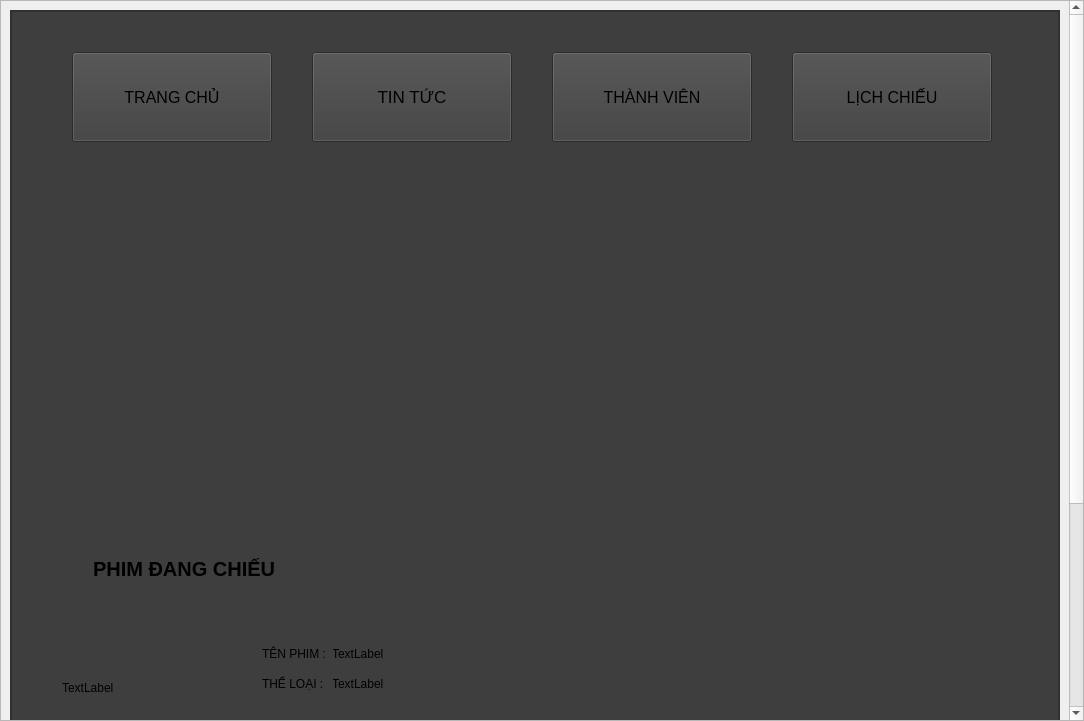
<?xml version="1.0" encoding="UTF-8"?>
<ui version="4.0">
 <class>MainWindow</class>
 <widget class="QMainWindow" name="MainWindow">
  <property name="geometry">
   <rect>
    <x>0</x>
    <y>0</y>
    <width>1084</width>
    <height>721</height>
   </rect>
  </property>
  <property name="windowTitle">
   <string>MainWindow</string>
  </property>
  <widget class="QWidget" name="centralwidget">
   <layout class="QVBoxLayout">
    <property name="spacing">
     <number>0</number>
    </property>
    <property name="leftMargin">
     <number>0</number>
    </property>
    <property name="topMargin">
     <number>0</number>
    </property>
    <property name="rightMargin">
     <number>0</number>
    </property>
    <property name="bottomMargin">
     <number>0</number>
    </property>
    <item>
     <widget class="QScrollArea" name="scrollArea">
      <property name="widgetResizable">
       <bool>true</bool>
      </property>
      <widget class="QWidget" name="scrollAreaWidgetContents">
       <property name="geometry">
        <rect>
         <x>0</x>
         <y>-200</y>
         <width>1061</width>
         <height>1022</height>
        </rect>
       </property>
       <layout class="QVBoxLayout" name="verticalLayout_4">
        <item>
         <widget class="QFrame" name="frame">
          <property name="minimumSize">
           <size>
            <width>1000</width>
            <height>1000</height>
           </size>
          </property>
          <property name="styleSheet">
           <string notr="true">background-color: rgb(62, 62, 62);</string>
          </property>
          <property name="frameShape">
           <enum>QFrame::StyledPanel</enum>
          </property>
          <property name="frameShadow">
           <enum>QFrame::Raised</enum>
          </property>
          <property name="lineWidth">
           <number>0</number>
          </property>
          <layout class="QVBoxLayout" name="verticalLayout">
           <property name="leftMargin">
            <number>0</number>
           </property>
           <property name="topMargin">
            <number>0</number>
           </property>
           <property name="rightMargin">
            <number>0</number>
           </property>
           <property name="bottomMargin">
            <number>0</number>
           </property>
           <item>
            <widget class="QScrollArea" name="scrollArea_2">
             <property name="widgetResizable">
              <bool>true</bool>
             </property>
             <widget class="QWidget" name="scrollAreaWidgetContents_2">
              <property name="geometry">
               <rect>
                <x>0</x>
                <y>0</y>
                <width>1035</width>
                <height>996</height>
               </rect>
              </property>
              <widget class="QPushButton" name="lichchieu">
               <property name="geometry">
                <rect>
                 <x>780</x>
                 <y>40</y>
                 <width>200</width>
                 <height>90</height>
                </rect>
               </property>
               <property name="font">
                <font>
                 <pointsize>12</pointsize>
                </font>
               </property>
               <property name="text">
                <string>LỊCH CHIẾU</string>
               </property>
               <property name="checkable">
                <bool>false</bool>
               </property>
              </widget>
              <widget class="QPushButton" name="thanhvien">
               <property name="geometry">
                <rect>
                 <x>540</x>
                 <y>40</y>
                 <width>200</width>
                 <height>90</height>
                </rect>
               </property>
               <property name="font">
                <font>
                 <pointsize>12</pointsize>
                </font>
               </property>
               <property name="text">
                <string>THÀNH VIÊN</string>
               </property>
               <property name="checkable">
                <bool>false</bool>
               </property>
               <property name="autoRepeat">
                <bool>true</bool>
               </property>
              </widget>
              <widget class="QStackedWidget" name="stackedWidget">
               <property name="geometry">
                <rect>
                 <x>11</x>
                 <y>151</y>
                 <width>979</width>
                 <height>834</height>
                </rect>
               </property>
               <property name="currentIndex">
                <number>0</number>
               </property>
               <widget class="QWidget" name="trangchu_page">
                <widget class="QStackedWidget" name="stackedWidget_2">
                 <property name="geometry">
                  <rect>
                   <x>60</x>
                   <y>20</y>
                   <width>891</width>
                   <height>311</height>
                  </rect>
                 </property>
                 <property name="toolTip">
                  <string>&lt;html&gt;&lt;head/&gt;&lt;body&gt;&lt;p&gt;&lt;img src=&quot;:/newPrefix/phim-chieu-rap-anh-14.png&quot;/&gt;&lt;/p&gt;&lt;/body&gt;&lt;/html&gt;</string>
                 </property>
                 <property name="currentIndex">
                  <number>2</number>
                 </property>
                 <widget class="QWidget" name="page_7">
                  <widget class="QLabel" name="label">
                   <property name="geometry">
                    <rect>
                     <x>330</x>
                     <y>20</y>
                     <width>240</width>
                     <height>270</height>
                    </rect>
                   </property>
                   <property name="text">
                    <string/>
                   </property>
                   <property name="scaledContents">
                    <bool>true</bool>
                   </property>
                  </widget>
                  <widget class="QLabel" name="label_7">
                   <property name="geometry">
                    <rect>
                     <x>30</x>
                     <y>20</y>
                     <width>240</width>
                     <height>270</height>
                    </rect>
                   </property>
                   <property name="text">
                    <string/>
                   </property>
                   <property name="scaledContents">
                    <bool>true</bool>
                   </property>
                  </widget>
                  <widget class="QLabel" name="label_12">
                   <property name="geometry">
                    <rect>
                     <x>630</x>
                     <y>20</y>
                     <width>240</width>
                     <height>270</height>
                    </rect>
                   </property>
                   <property name="text">
                    <string/>
                   </property>
                   <property name="scaledContents">
                    <bool>true</bool>
                   </property>
                  </widget>
                  <widget class="QPushButton" name="pushButton">
                   <property name="geometry">
                    <rect>
                     <x>330</x>
                     <y>20</y>
                     <width>240</width>
                     <height>270</height>
                    </rect>
                   </property>
                   <property name="styleSheet">
                    <string notr="true">QPushButton {
    background-color: rgba(0, 0, 0, 0); /* Nền trong suốt */
    border: none; /* Loại bỏ viền (nếu cần) */
    color: black; /* Màu chữ (có thể thay đổi) */
}
</string>
                   </property>
                   <property name="text">
                    <string>PushButton</string>
                   </property>
                  </widget>
                 </widget>
                 <widget class="QWidget" name="page_8">
                  <widget class="QLabel" name="label_5">
                   <property name="geometry">
                    <rect>
                     <x>330</x>
                     <y>20</y>
                     <width>240</width>
                     <height>270</height>
                    </rect>
                   </property>
                   <property name="text">
                    <string/>
                   </property>
                   <property name="scaledContents">
                    <bool>true</bool>
                   </property>
                  </widget>
                  <widget class="QLabel" name="label_6">
                   <property name="geometry">
                    <rect>
                     <x>30</x>
                     <y>20</y>
                     <width>240</width>
                     <height>270</height>
                    </rect>
                   </property>
                   <property name="text">
                    <string/>
                   </property>
                   <property name="scaledContents">
                    <bool>true</bool>
                   </property>
                  </widget>
                  <widget class="QLabel" name="label_13">
                   <property name="geometry">
                    <rect>
                     <x>630</x>
                     <y>20</y>
                     <width>240</width>
                     <height>270</height>
                    </rect>
                   </property>
                   <property name="text">
                    <string/>
                   </property>
                   <property name="scaledContents">
                    <bool>true</bool>
                   </property>
                  </widget>
                 </widget>
                 <widget class="QWidget" name="page_9">
                  <widget class="QLabel" name="label_14">
                   <property name="geometry">
                    <rect>
                     <x>630</x>
                     <y>20</y>
                     <width>240</width>
                     <height>270</height>
                    </rect>
                   </property>
                   <property name="text">
                    <string/>
                   </property>
                   <property name="scaledContents">
                    <bool>true</bool>
                   </property>
                  </widget>
                  <widget class="QLabel" name="label_15">
                   <property name="geometry">
                    <rect>
                     <x>30</x>
                     <y>20</y>
                     <width>240</width>
                     <height>270</height>
                    </rect>
                   </property>
                   <property name="text">
                    <string/>
                   </property>
                   <property name="scaledContents">
                    <bool>true</bool>
                   </property>
                  </widget>
                  <widget class="QLabel" name="label_16">
                   <property name="geometry">
                    <rect>
                     <x>330</x>
                     <y>20</y>
                     <width>240</width>
                     <height>270</height>
                    </rect>
                   </property>
                   <property name="text">
                    <string/>
                   </property>
                   <property name="scaledContents">
                    <bool>true</bool>
                   </property>
                  </widget>
                 </widget>
                </widget>
                <widget class="QPushButton" name="phai">
                 <property name="geometry">
                  <rect>
                   <x>850</x>
                   <y>150</y>
                   <width>71</width>
                   <height>71</height>
                  </rect>
                 </property>
                 <property name="styleSheet">
                  <string notr="true">QPushButton {
    background-color: rgba(0, 0, 0, 0); /* Nền trong suốt */
    border: none; /* Loại bỏ viền (nếu cần) */
    color: black; /* Màu chữ (có thể thay đổi) */
}
</string>
                 </property>
                 <property name="text">
                  <string/>
                 </property>
                 <property name="checkable">
                  <bool>false</bool>
                 </property>
                 <property name="autoRepeat">
                  <bool>true</bool>
                 </property>
                </widget>
                <widget class="QLabel" name="label_2">
                 <property name="geometry">
                  <rect>
                   <x>850</x>
                   <y>150</y>
                   <width>71</width>
                   <height>71</height>
                  </rect>
                 </property>
                 <property name="text">
                  <string/>
                 </property>
                 <property name="pixmap">
                  <pixmap>C:/Users/hieun/Downloads/right.png.svg</pixmap>
                 </property>
                 <property name="scaledContents">
                  <bool>true</bool>
                 </property>
                </widget>
                <widget class="QLabel" name="label_3">
                 <property name="geometry">
                  <rect>
                   <x>100</x>
                   <y>150</y>
                   <width>71</width>
                   <height>71</height>
                  </rect>
                 </property>
                 <property name="text">
                  <string/>
                 </property>
                 <property name="pixmap">
                  <pixmap>C:/Users/hieun/Downloads/left-arrow.png</pixmap>
                 </property>
                 <property name="scaledContents">
                  <bool>true</bool>
                 </property>
                </widget>
                <widget class="QPushButton" name="trai">
                 <property name="geometry">
                  <rect>
                   <x>100</x>
                   <y>150</y>
                   <width>71</width>
                   <height>71</height>
                  </rect>
                 </property>
                 <property name="styleSheet">
                  <string notr="true">QPushButton {
    background-color: rgba(0, 0, 0, 0); /* Nền trong suốt */
    border: none; /* Loại bỏ viền (nếu cần) */
    color: black; /* Màu chữ (có thể thay đổi) */
}
</string>
                 </property>
                 <property name="text">
                  <string/>
                 </property>
                </widget>
                <widget class="QStackedWidget" name="stackedWidget_3">
                 <property name="geometry">
                  <rect>
                   <x>0</x>
                   <y>420</y>
                   <width>981</width>
                   <height>351</height>
                  </rect>
                 </property>
                 <property name="currentIndex">
                  <number>2</number>
                 </property>
                 <widget class="QWidget" name="page">
                  <widget class="QWidget" name="widget_3" native="true">
                   <property name="geometry">
                    <rect>
                     <x>9</x>
                     <y>50</y>
                     <width>941</width>
                     <height>121</height>
                    </rect>
                   </property>
                   <widget class="QLabel" name="phim1">
                    <property name="geometry">
                     <rect>
                      <x>300</x>
                      <y>0</y>
                      <width>231</width>
                      <height>41</height>
                     </rect>
                    </property>
                    <property name="text">
                     <string>TextLabel</string>
                    </property>
                   </widget>
                   <widget class="QLabel" name="anh1">
                    <property name="geometry">
                     <rect>
                      <x>30</x>
                      <y>0</y>
                      <width>180</width>
                      <height>110</height>
                     </rect>
                    </property>
                    <property name="text">
                     <string>&lt;html&gt;&lt;head/&gt;&lt;body&gt;&lt;p&gt;&lt;img src=&quot;:/newPrefix/phim-chieu-rap-anh-14.png&quot;/&gt;&lt;/p&gt;&lt;/body&gt;&lt;/html&gt;</string>
                    </property>
                    <property name="scaledContents">
                     <bool>true</bool>
                    </property>
                   </widget>
                   <widget class="QLabel" name="phim1_2">
                    <property name="geometry">
                     <rect>
                      <x>300</x>
                      <y>30</y>
                      <width>231</width>
                      <height>41</height>
                     </rect>
                    </property>
                    <property name="text">
                     <string>TextLabel</string>
                    </property>
                   </widget>
                   <widget class="QPushButton" name="pushButton_8">
                    <property name="geometry">
                     <rect>
                      <x>460</x>
                      <y>90</y>
                      <width>93</width>
                      <height>28</height>
                     </rect>
                    </property>
                    <property name="styleSheet">
                     <string notr="true">
color: rgb(0, 0, 0);
background-color: rgb(85, 85, 255);</string>
                    </property>
                    <property name="text">
                     <string>ĐẶT VÉ</string>
                    </property>
                   </widget>
                   <widget class="QLabel" name="label_8">
                    <property name="geometry">
                     <rect>
                      <x>230</x>
                      <y>10</y>
                      <width>71</width>
                      <height>21</height>
                     </rect>
                    </property>
                    <property name="text">
                     <string>TÊN PHIM :</string>
                    </property>
                   </widget>
                   <widget class="QLabel" name="label_10">
                    <property name="geometry">
                     <rect>
                      <x>230</x>
                      <y>40</y>
                      <width>71</width>
                      <height>21</height>
                     </rect>
                    </property>
                    <property name="text">
                     <string>THỂ LOẠI :</string>
                    </property>
                   </widget>
                   <widget class="QPushButton" name="chuyenphim">
                    <property name="geometry">
                     <rect>
                      <x>230</x>
                      <y>10</y>
                      <width>391</width>
                      <height>28</height>
                     </rect>
                    </property>
                    <property name="styleSheet">
                     <string notr="true">QPushButton {
    background-color: rgba(0, 0, 0, 0); /* Nền trong suốt */
    border: none; /* Loại bỏ viền (nếu cần) */
    color: black; /* Màu chữ (có thể thay đổi) */
}
</string>
                    </property>
                    <property name="text">
                     <string/>
                    </property>
                   </widget>
                   <widget class="QPushButton" name="chuyenhinhanh">
                    <property name="geometry">
                     <rect>
                      <x>30</x>
                      <y>0</y>
                      <width>180</width>
                      <height>110</height>
                     </rect>
                    </property>
                    <property name="styleSheet">
                     <string notr="true">QPushButton {
    background-color: rgba(0, 0, 0, 0); /* Nền trong suốt */
    border: none; /* Loại bỏ viền (nếu cần) */
    color: black; /* Màu chữ (có thể thay đổi) */
}
</string>
                    </property>
                    <property name="text">
                     <string/>
                    </property>
                   </widget>
                  </widget>
                  <widget class="QWidget" name="widget_4" native="true">
                   <property name="geometry">
                    <rect>
                     <x>10</x>
                     <y>190</y>
                     <width>941</width>
                     <height>121</height>
                    </rect>
                   </property>
                   <widget class="QLabel" name="anh2">
                    <property name="geometry">
                     <rect>
                      <x>30</x>
                      <y>0</y>
                      <width>180</width>
                      <height>110</height>
                     </rect>
                    </property>
                    <property name="text">
                     <string>TextLabel</string>
                    </property>
                    <property name="scaledContents">
                     <bool>true</bool>
                    </property>
                   </widget>
                   <widget class="QPushButton" name="pushButton_5">
                    <property name="geometry">
                     <rect>
                      <x>460</x>
                      <y>90</y>
                      <width>93</width>
                      <height>28</height>
                     </rect>
                    </property>
                    <property name="styleSheet">
                     <string notr="true">
color: rgb(0, 0, 0);
background-color: rgb(85, 85, 255);</string>
                    </property>
                    <property name="text">
                     <string>ĐẶT VÉ</string>
                    </property>
                   </widget>
                   <widget class="QLabel" name="phim2_1">
                    <property name="geometry">
                     <rect>
                      <x>300</x>
                      <y>30</y>
                      <width>231</width>
                      <height>41</height>
                     </rect>
                    </property>
                    <property name="text">
                     <string>TextLabel</string>
                    </property>
                   </widget>
                   <widget class="QLabel" name="phim2">
                    <property name="geometry">
                     <rect>
                      <x>300</x>
                      <y>0</y>
                      <width>231</width>
                      <height>41</height>
                     </rect>
                    </property>
                    <property name="text">
                     <string>TextLabel</string>
                    </property>
                   </widget>
                   <widget class="QLabel" name="label_9">
                    <property name="geometry">
                     <rect>
                      <x>230</x>
                      <y>10</y>
                      <width>71</width>
                      <height>21</height>
                     </rect>
                    </property>
                    <property name="text">
                     <string>TÊN PHIM :</string>
                    </property>
                   </widget>
                   <widget class="QLabel" name="label_11">
                    <property name="geometry">
                     <rect>
                      <x>230</x>
                      <y>40</y>
                      <width>71</width>
                      <height>21</height>
                     </rect>
                    </property>
                    <property name="text">
                     <string>THỂ LOẠI :</string>
                    </property>
                   </widget>
                  </widget>
                 </widget>
                 <widget class="QWidget" name="page_3">
                  <widget class="QWidget" name="widget_5" native="true">
                   <property name="geometry">
                    <rect>
                     <x>9</x>
                     <y>50</y>
                     <width>941</width>
                     <height>121</height>
                    </rect>
                   </property>
                   <widget class="QLabel" name="phim1_3">
                    <property name="geometry">
                     <rect>
                      <x>300</x>
                      <y>0</y>
                      <width>231</width>
                      <height>41</height>
                     </rect>
                    </property>
                    <property name="text">
                     <string>TextLabel</string>
                    </property>
                   </widget>
                   <widget class="QLabel" name="anh1_2">
                    <property name="geometry">
                     <rect>
                      <x>30</x>
                      <y>0</y>
                      <width>180</width>
                      <height>110</height>
                     </rect>
                    </property>
                    <property name="text">
                     <string>TextLabel</string>
                    </property>
                    <property name="scaledContents">
                     <bool>true</bool>
                    </property>
                   </widget>
                   <widget class="QLabel" name="phim1_4">
                    <property name="geometry">
                     <rect>
                      <x>300</x>
                      <y>30</y>
                      <width>231</width>
                      <height>41</height>
                     </rect>
                    </property>
                    <property name="text">
                     <string>TextLabel</string>
                    </property>
                   </widget>
                   <widget class="QPushButton" name="pushButton_9">
                    <property name="geometry">
                     <rect>
                      <x>460</x>
                      <y>90</y>
                      <width>93</width>
                      <height>28</height>
                     </rect>
                    </property>
                    <property name="styleSheet">
                     <string notr="true">
color: rgb(0, 0, 0);
background-color: rgb(85, 85, 255);</string>
                    </property>
                    <property name="text">
                     <string>ĐẶT VÉ</string>
                    </property>
                   </widget>
                   <widget class="QLabel" name="label_17">
                    <property name="geometry">
                     <rect>
                      <x>230</x>
                      <y>40</y>
                      <width>71</width>
                      <height>21</height>
                     </rect>
                    </property>
                    <property name="text">
                     <string>THỂ LOẠI :</string>
                    </property>
                   </widget>
                   <widget class="QLabel" name="label_21">
                    <property name="geometry">
                     <rect>
                      <x>230</x>
                      <y>10</y>
                      <width>71</width>
                      <height>21</height>
                     </rect>
                    </property>
                    <property name="text">
                     <string>TÊN PHIM :</string>
                    </property>
                   </widget>
                  </widget>
                  <widget class="QWidget" name="widget_6" native="true">
                   <property name="geometry">
                    <rect>
                     <x>10</x>
                     <y>190</y>
                     <width>941</width>
                     <height>121</height>
                    </rect>
                   </property>
                   <widget class="QLabel" name="phim1_5">
                    <property name="geometry">
                     <rect>
                      <x>300</x>
                      <y>0</y>
                      <width>231</width>
                      <height>41</height>
                     </rect>
                    </property>
                    <property name="text">
                     <string>TextLabel</string>
                    </property>
                   </widget>
                   <widget class="QLabel" name="anh1_3">
                    <property name="geometry">
                     <rect>
                      <x>30</x>
                      <y>0</y>
                      <width>180</width>
                      <height>110</height>
                     </rect>
                    </property>
                    <property name="text">
                     <string>TextLabel</string>
                    </property>
                    <property name="scaledContents">
                     <bool>true</bool>
                    </property>
                   </widget>
                   <widget class="QLabel" name="phim1_6">
                    <property name="geometry">
                     <rect>
                      <x>300</x>
                      <y>30</y>
                      <width>231</width>
                      <height>41</height>
                     </rect>
                    </property>
                    <property name="text">
                     <string>TextLabel</string>
                    </property>
                   </widget>
                   <widget class="QPushButton" name="pushButton_10">
                    <property name="geometry">
                     <rect>
                      <x>460</x>
                      <y>90</y>
                      <width>93</width>
                      <height>28</height>
                     </rect>
                    </property>
                    <property name="styleSheet">
                     <string notr="true">
color: rgb(0, 0, 0);
background-color: rgb(85, 85, 255);</string>
                    </property>
                    <property name="text">
                     <string>ĐẶT VÉ</string>
                    </property>
                   </widget>
                   <widget class="QLabel" name="label_18">
                    <property name="geometry">
                     <rect>
                      <x>230</x>
                      <y>40</y>
                      <width>71</width>
                      <height>21</height>
                     </rect>
                    </property>
                    <property name="text">
                     <string>THỂ LOẠI :</string>
                    </property>
                   </widget>
                   <widget class="QLabel" name="label_22">
                    <property name="geometry">
                     <rect>
                      <x>230</x>
                      <y>10</y>
                      <width>71</width>
                      <height>21</height>
                     </rect>
                    </property>
                    <property name="text">
                     <string>TÊN PHIM :</string>
                    </property>
                   </widget>
                  </widget>
                 </widget>
                 <widget class="QWidget" name="page_2">
                  <widget class="QWidget" name="widget_7" native="true">
                   <property name="geometry">
                    <rect>
                     <x>9</x>
                     <y>50</y>
                     <width>941</width>
                     <height>121</height>
                    </rect>
                   </property>
                   <widget class="QLabel" name="phim1_7">
                    <property name="geometry">
                     <rect>
                      <x>300</x>
                      <y>0</y>
                      <width>231</width>
                      <height>41</height>
                     </rect>
                    </property>
                    <property name="text">
                     <string>TextLabel</string>
                    </property>
                   </widget>
                   <widget class="QLabel" name="anh1_4">
                    <property name="geometry">
                     <rect>
                      <x>30</x>
                      <y>0</y>
                      <width>180</width>
                      <height>110</height>
                     </rect>
                    </property>
                    <property name="text">
                     <string>TextLabel</string>
                    </property>
                    <property name="scaledContents">
                     <bool>true</bool>
                    </property>
                   </widget>
                   <widget class="QLabel" name="phim1_8">
                    <property name="geometry">
                     <rect>
                      <x>300</x>
                      <y>30</y>
                      <width>231</width>
                      <height>41</height>
                     </rect>
                    </property>
                    <property name="text">
                     <string>TextLabel</string>
                    </property>
                   </widget>
                   <widget class="QPushButton" name="pushButton_11">
                    <property name="geometry">
                     <rect>
                      <x>460</x>
                      <y>90</y>
                      <width>93</width>
                      <height>28</height>
                     </rect>
                    </property>
                    <property name="styleSheet">
                     <string notr="true">
color: rgb(0, 0, 0);
background-color: rgb(85, 85, 255);</string>
                    </property>
                    <property name="text">
                     <string>ĐẶT VÉ</string>
                    </property>
                   </widget>
                   <widget class="QLabel" name="label_19">
                    <property name="geometry">
                     <rect>
                      <x>230</x>
                      <y>40</y>
                      <width>71</width>
                      <height>21</height>
                     </rect>
                    </property>
                    <property name="text">
                     <string>THỂ LOẠI :</string>
                    </property>
                   </widget>
                   <widget class="QLabel" name="label_23">
                    <property name="geometry">
                     <rect>
                      <x>230</x>
                      <y>10</y>
                      <width>71</width>
                      <height>21</height>
                     </rect>
                    </property>
                    <property name="text">
                     <string>TÊN PHIM :</string>
                    </property>
                   </widget>
                  </widget>
                  <widget class="QWidget" name="widget_8" native="true">
                   <property name="geometry">
                    <rect>
                     <x>10</x>
                     <y>190</y>
                     <width>941</width>
                     <height>121</height>
                    </rect>
                   </property>
                   <widget class="QLabel" name="phim1_9">
                    <property name="geometry">
                     <rect>
                      <x>300</x>
                      <y>0</y>
                      <width>231</width>
                      <height>41</height>
                     </rect>
                    </property>
                    <property name="text">
                     <string>TextLabel</string>
                    </property>
                   </widget>
                   <widget class="QLabel" name="anh1_5">
                    <property name="geometry">
                     <rect>
                      <x>30</x>
                      <y>0</y>
                      <width>180</width>
                      <height>110</height>
                     </rect>
                    </property>
                    <property name="text">
                     <string>TextLabel</string>
                    </property>
                    <property name="scaledContents">
                     <bool>true</bool>
                    </property>
                   </widget>
                   <widget class="QLabel" name="phim1_10">
                    <property name="geometry">
                     <rect>
                      <x>300</x>
                      <y>30</y>
                      <width>231</width>
                      <height>41</height>
                     </rect>
                    </property>
                    <property name="text">
                     <string>TextLabel</string>
                    </property>
                   </widget>
                   <widget class="QPushButton" name="pushButton_12">
                    <property name="geometry">
                     <rect>
                      <x>460</x>
                      <y>90</y>
                      <width>93</width>
                      <height>28</height>
                     </rect>
                    </property>
                    <property name="styleSheet">
                     <string notr="true">
color: rgb(0, 0, 0);
background-color: rgb(85, 85, 255);</string>
                    </property>
                    <property name="text">
                     <string>ĐẶT VÉ</string>
                    </property>
                   </widget>
                   <widget class="QLabel" name="label_20">
                    <property name="geometry">
                     <rect>
                      <x>230</x>
                      <y>40</y>
                      <width>71</width>
                      <height>21</height>
                     </rect>
                    </property>
                    <property name="text">
                     <string>THỂ LOẠI :</string>
                    </property>
                   </widget>
                   <widget class="QLabel" name="label_24">
                    <property name="geometry">
                     <rect>
                      <x>230</x>
                      <y>10</y>
                      <width>71</width>
                      <height>21</height>
                     </rect>
                    </property>
                    <property name="text">
                     <string>TÊN PHIM :</string>
                    </property>
                   </widget>
                  </widget>
                 </widget>
                </widget>
                <widget class="QPushButton" name="pushButton_6">
                 <property name="geometry">
                  <rect>
                   <x>360</x>
                   <y>790</y>
                   <width>93</width>
                   <height>30</height>
                  </rect>
                 </property>
                 <property name="styleSheet">
                  <string notr="true">background-color: rgb(85, 170, 255);</string>
                 </property>
                 <property name="text">
                  <string>1</string>
                 </property>
                </widget>
                <widget class="QPushButton" name="pushButton_7">
                 <property name="geometry">
                  <rect>
                   <x>460</x>
                   <y>790</y>
                   <width>93</width>
                   <height>30</height>
                  </rect>
                 </property>
                 <property name="styleSheet">
                  <string notr="true">background-color: rgb(85, 170, 255);</string>
                 </property>
                 <property name="text">
                  <string>2</string>
                 </property>
                </widget>
                <widget class="QToolButton" name="toolButton">
                 <property name="geometry">
                  <rect>
                   <x>660</x>
                   <y>790</y>
                   <width>27</width>
                   <height>30</height>
                  </rect>
                 </property>
                 <property name="text">
                  <string>...</string>
                 </property>
                </widget>
                <widget class="QPushButton" name="pushButton_13">
                 <property name="geometry">
                  <rect>
                   <x>560</x>
                   <y>790</y>
                   <width>93</width>
                   <height>30</height>
                  </rect>
                 </property>
                 <property name="styleSheet">
                  <string notr="true">background-color: rgb(85, 170, 255);</string>
                 </property>
                 <property name="text">
                  <string>3</string>
                 </property>
                </widget>
                <widget class="QLabel" name="label_4">
                 <property name="geometry">
                  <rect>
                   <x>70</x>
                   <y>390</y>
                   <width>321</width>
                   <height>31</height>
                  </rect>
                 </property>
                 <property name="font">
                  <font>
                   <pointsize>15</pointsize>
                   <weight>75</weight>
                   <bold>true</bold>
                  </font>
                 </property>
                 <property name="text">
                  <string>PHIM ĐANG CHIẾU</string>
                 </property>
                </widget>
                <zorder>stackedWidget_3</zorder>
                <zorder>stackedWidget_2</zorder>
                <zorder>label_3</zorder>
                <zorder>trai</zorder>
                <zorder>label_2</zorder>
                <zorder>phai</zorder>
                <zorder>pushButton_6</zorder>
                <zorder>pushButton_7</zorder>
                <zorder>toolButton</zorder>
                <zorder>pushButton_13</zorder>
                <zorder>label_4</zorder>
               </widget>
               <widget class="QWidget" name="page_6"/>
               <widget class="QWidget" name="page_5"/>
               <widget class="QWidget" name="page_4"/>
              </widget>
              <widget class="QPushButton" name="trangchu">
               <property name="geometry">
                <rect>
                 <x>60</x>
                 <y>40</y>
                 <width>200</width>
                 <height>90</height>
                </rect>
               </property>
               <property name="font">
                <font>
                 <pointsize>12</pointsize>
                </font>
               </property>
               <property name="text">
                <string>TRANG CHỦ</string>
               </property>
               <property name="checkable">
                <bool>false</bool>
               </property>
              </widget>
              <widget class="QPushButton" name="tintuc">
               <property name="geometry">
                <rect>
                 <x>300</x>
                 <y>40</y>
                 <width>200</width>
                 <height>90</height>
                </rect>
               </property>
               <property name="font">
                <font>
                 <pointsize>13</pointsize>
                </font>
               </property>
               <property name="text">
                <string>TIN TỨC</string>
               </property>
               <property name="checkable">
                <bool>false</bool>
               </property>
              </widget>
             </widget>
            </widget>
           </item>
          </layout>
         </widget>
        </item>
       </layout>
      </widget>
     </widget>
    </item>
   </layout>
  </widget>
 </widget>
 <resources>
  <include location="E:/a/o.qrc"/>
 </resources>
 <connections/>
</ui>
